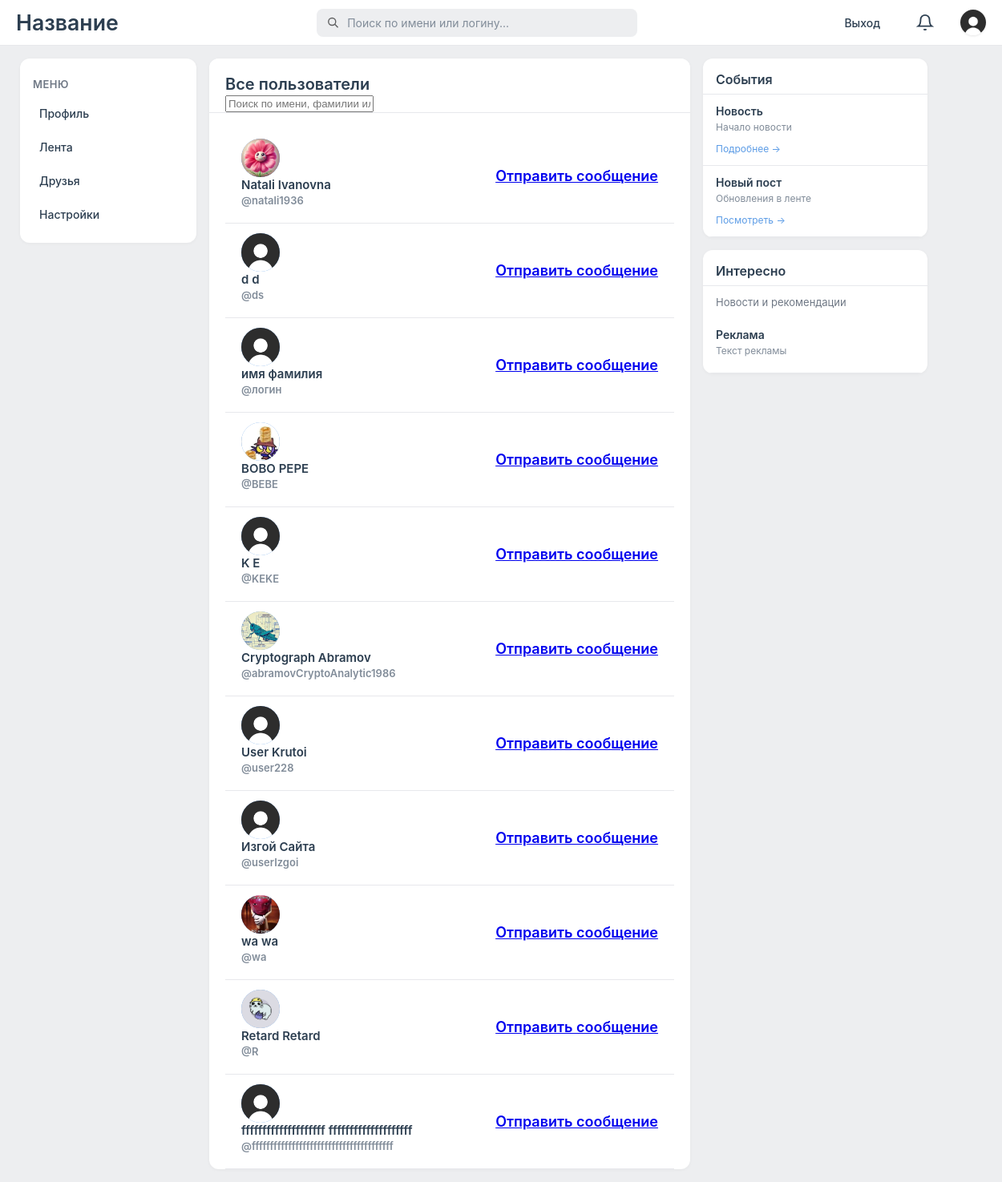
Screenshot of /friends/friends.php (signed in) with the database file from the repository.
### tables this page shows
CREATE TABLE `users` (
  `user_id` int NOT NULL,
  `login` varchar(50) NOT NULL,
  `first_name` varchar(20) NOT NULL,
  `last_name` varchar(20) NOT NULL,
  `password` varchar(255) NOT NULL,
  `role` varchar(10) NOT NULL,
  `is_private` tinyint(1) NOT NULL,
  `birthday_date` date NOT NULL,
  `creation_date` date NOT NULL,
  `avatar` varchar(255) NOT NULL
);

### classes/DataBase.php (called while the page is built, shortened)
<?php
class Database {
   private $pdo;
    public function __construct() {
        $this->pdo = new PDO("mysql:host=messenger;dbname=Social", "root", "");
        $this->pdo->setAttribute(PDO::ATTR_ERRMODE, PDO::ERRMODE_EXCEPTION);
    }
    public function query1($sql, $params = []) {
        $stmt = $this->pdo->prepare($sql);
        $stmt->execute($params);
        return $stmt;
    }
    public function fetchOne($sql, $params = []) {
        $result = $this->query1($sql, $params)->fetch();
        return $result === false ? null : $result;
    }
    public function fetchAll($sql, $params = []){
        return $this->query1($sql, $params)->fetchAll();
    }
}
?>

### includes/init.php (called while the page is built, shortened)
<?php
require_once __DIR__ . '/../classes/Database.php';
require_once __DIR__ . '/../classes/User.php';
$db = new Database();

### classes/NotificationManager.php (called while the page is built, shortened)
<?php
include "../includes/init.php";
class NotificationManager {
    private $db;
    private $current_user_id;
    public function __construct(Database $db, $current_user_id) {
        $this->db = $db;
        $this->current_user_id = $current_user_id;
    }
	public function getRecent($limit = 5) {
    $sql = "SELECT n.*,
            CONCAT(u.first_name, ' ', u.last_name) as sender_name,
            u.login as sender_login
            FROM notifications n
            JOIN users u ON n.sender_id = u.user_id
            WHERE n.receiver_id = ?
            ORDER BY n.created_at DESC
            LIMIT " . (int)$limit;
    return $this->db->fetchAll($sql, [$this->current_user_id]);
}
}
?>

### classes/User.php (called while the page is built, shortened)
<?php
class User {
    private $data = [];
    public function __construct(int $user_id, array $data, Database $db) {
        $this->data = $data;
    }
	public static function getUserById($id, Database $db){
		$sql = "SELECT * FROM users WHERE user_id = ?";
		$data = $db->fetchOne($sql, [$id]);
		return new self($id, $data, $db);
	}
    public function get($field) {
        return $this->data[$field] ?? '';
    }
        public static function getAllUsersExcept($user_id, $db) {
        $query = "SELECT user_id, first_name, last_name, login, avatar
                FROM users
                WHERE user_id != ?";
        $result = $db->fetchAll($query, [$user_id]);
        return $result;
    }
}
?>

### friends/friends.php (the view, shortened to what this page needs)
<?php
include '../includes/init.php';
$id = $_SESSION['id'];
$all_users = User::getAllUsersExcept($id, $db);
?>
<!DOCTYPE html>
<html>
<head>
	<link rel="stylesheet" href="../assets/css/style.css">
</head>
<body>
	<?php include "../includes/header.php";?>
	<div class="columns-container">
		<?php include "../includes/menuLeft.php";?>
		<div class="center-panel">
			<div class="top-block">
				<h2>Все пользователи</h2>
				<div class="search-users-container">
					<input type="text" id="searchUsersInput" placeholder="Поиск по имени, фамилии или логину..."
						class="search-users-input">
				</div>
			</div>
			<div class="center-panel1">
				<div class="users-list" id="usersList">
					<?php if (count($all_users) > 0): ?>
					<?php foreach ($all_users as $user_data):
                            $avatar = $user_data['avatar'] ?? 'baseimage.jpg';
                        ?>
					<a href="../profile/userWall.php?user_id=<?php echo $user_data['user_id']; ?>"
						style="text-decoration: none; color: inherit; display: block;">
						<div class="user-card"
							style="display: flex; flex-direction: row; justify-content: space-between;">
							<div>
								<div class="user-avatar">
									<img src="../assets/uploads/<?php echo $avatar; ?>" alt="Avatar"
										style="width: 48px; height: 48px; border-radius: 50%; object-fit: cover;">
								</div>
								<div class="user-info">
									<div class="user-name">
										<?php echo htmlspecialchars($user_data['first_name']); ?>
										<?php echo htmlspecialchars($user_data['last_name']); ?>
									</div>
									<div class="user-login">
										@<?php echo htmlspecialchars($user_data['login']); ?>
									</div>
								</div>
							</div>
							<a class="friends-send-msg-btn"
								href="../messages/messages.php?user_id=<?php echo $user_data['user_id']; ?>">Отправить
								сообщение</button>
						</div>
					</a>
					<?php endforeach; ?>
					<?php else: ?>
					<div class="empty-message">
						<p>Пользователей пока нет</p>
					</div>
					<?php endif; ?>
				</div>
			</div>
		</div>
		<?php include "../includes/menuRight.php";?>
	</div>
</body>
</html>

### includes/header.php (shortened to what this page needs)
<link rel="stylesheet" href="../assets/css/header.css">
<link rel="stylesheet" href="../assets/css/style.css">
<div class="header-fullwidth">
	<h1>Название</h1>
	<div class="search-container">
		<div class="search-box">
			<svg class="search-icon" viewBox="0 0 24 24" fill="none" stroke="currentColor" stroke-width="2">
				<circle cx="10.5" cy="10.5" r="6.5" />
				<line x1="21" y1="21" x2="15" y2="15" />
			</svg>
			<input type="text" class="search-input" id="headerSearchInput" placeholder="Поиск по имени или логину...">
		</div>
	</div>
	<div class="header-right">
		<?php
		require_once __DIR__ . '/../classes/Database.php';
		if (isset($_SESSION['id'])):
		?>
		<a href="../auth/logout.php" style="text-decoration: none; color: #2c3e50; font-size: 14px;">Выход</a>
		<?php include '../includes/notificationBell.php'; ?>
		<div class="avatar">
			<?php
				$db = new Database();
				$user = User::getUserById($_SESSION['id'], $db);
				$image_name = $user->get(UserField::AVATAR);
				?>
			<img src="../assets/uploads/<?php echo ($image_name);?>"
				style="width: 32px; height: 32px; border-radius: 100%;">
		</div>
		<?php else:?>
		<div>Вы вошли как гость</div>
		<?php endif;?>
	</div>
</div>

### includes/notificationBell.php (shortened to what this page needs)
<?php
include_once __DIR__ . '/../classes/NotificationManager.php';
$notificationManager = new NotificationManager($db, $_SESSION['id']);
$notifications = $notificationManager->getRecent(5);
$last_id = 0;
if (!empty($notifications)) {
    $last_id = $notifications[0]['notification_id'];
}
?>
<link rel="stylesheet" href="../assets/css/style.css">
<div class="notifications-wrapper" data-last-id="<?php echo $last_id; ?>">
    <button class="notifications-btn" id="notificationsBtn">
        <svg class="bell-icon" width="22" height="22" viewBox="0 0 24 24" fill="none" stroke="currentColor" stroke-width="2">
            <path d="M18 8A6 6 0 0 0 6 8c0 7-3 9-3 9h18s-3-2-3-9" />
            <path d="M13.73 21a2 2 0 0 1-3.46 0" />
        </svg>
    </button>
</div>

### includes/menuLeft.php (shortened to what this page needs)
<link rel="stylesheet" href="../assets/css/menuLeft.css">
<div class="left-panel">
	<h2>Меню</h2>
	<ul>
		<?php if(isset($_SESSION['id'])):
			$id = $_SESSION['id'];
			$user = User::getUserById($id, $db)?>
		<li>
			<a href="../profile/userWall.php?user_id=<?php echo $user->get(UserField::ID); ?>">
				Профиль
			</a>
		</li>
		<li>
			<a href="../profile/globalWall.php" style="
				text-decoration: none;
				display: block;
				">
				Лента
			</a>
		</li>
		<li>
			<a href="../friends/friends.php" style="
				text-decoration: none;
				display: block;
				">
				Друзья
			</a>
		</li>
		<li>
			<a href="../profile/settings.php" style="
				text-decoration: none;
				display: block;
				">
				Настройки
			</a>
		</li>
		<?php endif;?>
	</ul>
</div>

### includes/menuRight.php
<div class="right">
	<div class="right-panel">
		<h2>События</h2>
		<div class="event-item">
			<div class="event-title">Новость</div>
			<div class="event-desc">Начало новости</div>
			<a href="#" class="event-link">Подробнее →</a>
		</div>
		<div class="event-item">
			<div class="event-title">Новый пост</div>
			<div class="event-desc">Обновления в ленте</div>
			<a href="#" class="event-link">Посмотреть →</a>
		</div>
	</div>
	<div class="right-panel">
		<h2>Интересно</h2>
		<p>Новости и рекомендации</p>
		<div class="event-item">
			<div class="event-title">Реклама</div>
			<div class="event-desc">Текст рекламы</div>
		</div>
	</div>
</div>

### assets/css/header.css (style rules this page uses)
.header-right > a { text-decoration: none !important; color: #818c99; font-size: 14px; font-weight: 500; padding: 8px 12px; border-radius: 8px; transition: background-color 0.15s ease, color 0.15s ease; display: inline-block; }
.avatar { border: 2px solid #ffffff; box-shadow: 0 1px 3px rgba(0, 0, 0, 0.1); box-sizing: border-box; transition: transform 0.2s ease; }
.header-right > div:not(.avatar) { color: #818c99; font-size: 13px; font-weight: 500; padding: 0 10px; display: flex; align-items: center; }

### assets/css/menuLeft.css (style rules this page uses)
.left-panel { width: 220px; background-color: #ffffff; color: #2c3e50; padding: 12px 0; box-sizing: border-box; overflow-y: auto; height: fit-content; max-height: calc(100vh - 80px); border-radius: 12px; box-shadow: 0 1px 4px rgba(0, 0, 0, 0.04); flex-shrink: 0; }
.left-panel h2 { font-size: 13px; font-weight: 600; text-transform: uppercase; color: #6f7885; padding: 12px 16px 8px; margin: 0; letter-spacing: 0.5px; }
.left-panel ul { list-style: none; padding: 0; margin: 0; }
.left-panel li { padding: 0; margin: 0; background-color: transparent; font-size: 14px; font-weight: 500; color: #2c3e50; }
.left-panel li a { display: block; text-decoration: none; color: #2c3e50; padding: 10px 16px; margin: 2px 8px; border-radius: 8px; transition: all 0.15s ease; }

### rows the page displays
users: avatar (picture)
users: avatar (picture), first_name "Natali", last_name "Ivanovna", login "natali1936"
users: avatar (picture), first_name "d", last_name "d", login "ds"
users: avatar (picture), first_name "имя", last_name "фамилия", login "логин"
users: avatar (picture), first_name "BOBO", last_name "PEPE", login "BEBE"
users: avatar (picture), first_name "K", last_name "E", login "KEKE"
users: avatar (picture), first_name "Cryptograph", last_name "Abramov", login "abramovCryptoAnalytic1986"
users: avatar (picture), first_name "User", last_name "Krutoi", login "user228"
users: avatar (picture), first_name "Изгой", last_name "Сайта", login "userIzgoi"
users: avatar (picture), first_name "wa", last_name "wa", login "wa"
users: avatar (picture), first_name "Retard", last_name "Retard", login "R"
users: avatar (picture), first_name "ffffffffffffffffffff", last_name "ffffffffffffffffffff", login "fffffffffffffffffffffffffffffffffffffff"
